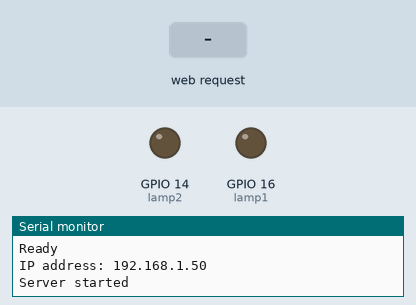
Recording of a program running on a simulated ESP8266 (NodeMCU). Shown: output pins drawn as LEDs (lit = HIGH), the last lines printed to the serial monitor. The test bench sets the inputs (shaded band). WiFi joins after 1.5 s; servers stay silent unless stated.

Above: at 2.7 s.
2.8 s: HTTP request GET /lamp1=ON received
At 3.5 s:
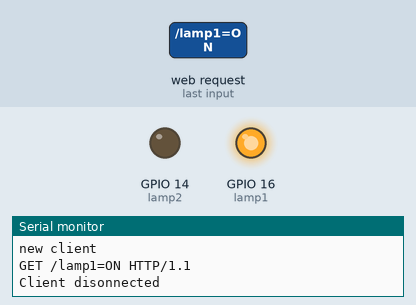
4.3 s: HTTP request GET /lamp2=ON received
At 4.7 s:
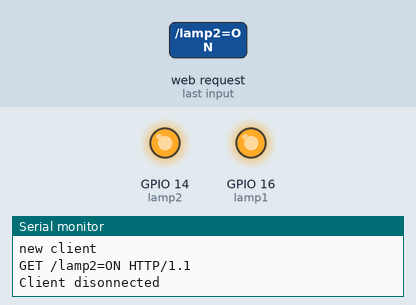
5.8 s: HTTP request GET /lamp1=OFF received
At 7.0 s:
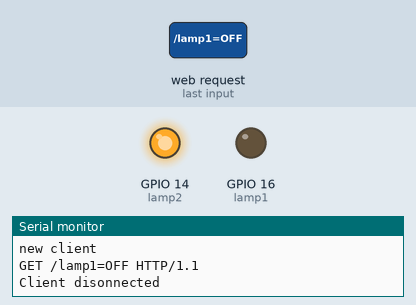
7.3 s: HTTP request GET /lamp2=OFF received
At 8.2 s:
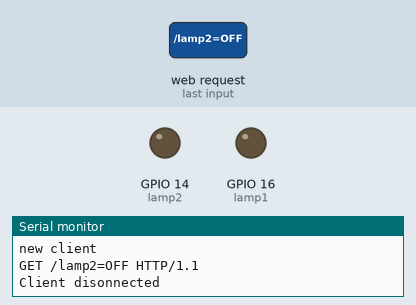
8.8 s: HTTP request GET /lamp12=ON received
At 9.3 s:
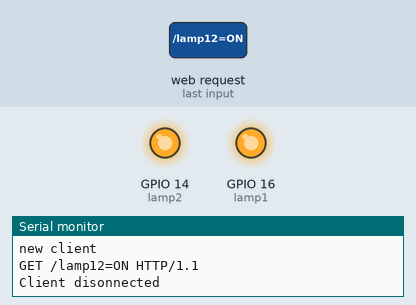
Timing chart, 0 to 11.3 s (numbered marks = the images above; inputs shaded):
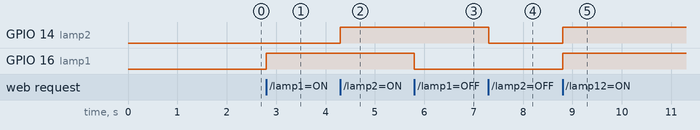

Measured:
- after the input at 2.8 s, GPIO 16 (lamp1): LOW → HIGH at once
- after the input at 4.3 s, GPIO 14 (lamp2): LOW → HIGH at once
- after the input at 5.8 s, GPIO 16 (lamp1): HIGH → LOW at once
- after the input at 7.3 s, GPIO 14 (lamp2): HIGH → LOW at once
- after the input at 8.8 s, GPIO 14 (lamp2), GPIO 16 (lamp1): LOW → HIGH at once

The program:

main.cpp
```cpp
// Coded by: Jhunu

// Includes
#include <ESP8266WiFi.h>
#include <ESP8266mDNS.h>
#include <WiFiUdp.h>
#include <Arduino.h>
#include <ArduinoOTA.h>

// Web definitions
const char* ssid = "aranha";
const char* password = "allankardec";
WiFiServer server(80);

// Pins definitions
const int lamp1 = 16; //D0
const int lamp2 = 14; //D5
const int reset = 12; //D6

// lamp states
int lamp1_state_value = 0;
int lamp2_state_value = 0;

void setup() {
  pinMode(lamp1,OUTPUT);
  pinMode(lamp2,OUTPUT);
  pinMode(reset,OUTPUT);
  digitalWrite(reset,LOW);

  Serial.begin(115200);
  Serial.println("Booting");

  WiFi.mode(WIFI_STA);
  WiFi.begin(ssid, password);

  while (WiFi.waitForConnectResult() != WL_CONNECTED) {
    Serial.println("Connection Failamp! Rebooting...");
    delay(5000);
    ESP.restart();
  }

  // OTA sequence
  // Port defaults to 8266
  ArduinoOTA.setPort(8266);

  // Hostname defaults to esp8266-[ChipID]
  ArduinoOTA.setHostname("stahliroom");

  // No authentication by default
  ArduinoOTA.setPassword("8913020");

  // Password can be set with it's md5 value1 as well
  // MD5(admin) = 21232f297a57a5a743894a0e4a801fc3
  // ArduinoOTA.setPasswordHash("21232f297a57a5a743894a0e4a801fc3");

  ArduinoOTA.onStart([]() {
    String type;
    if (ArduinoOTA.getCommand() == U_FLASH)
      type = "sketch";
    else // U_SPIFFS
      type = "filesystem";

    // NOTE: if updating SPIFFS this would be the place to unmount SPIFFS using SPIFFS.end()
    Serial.println("Start updating " + type);
  });
  ArduinoOTA.onEnd([]() {
    Serial.println("\nEnd");
  });
  ArduinoOTA.onProgress([](unsigned int progress, unsigned int total) {
    Serial.printf("Progress: %u%%\r", (progress / (total / 100)));
  });
  ArduinoOTA.onError([](ota_error_t error) {
    Serial.printf("Error[%u]: ", error);
    if (error == OTA_AUTH_ERROR) Serial.println("Auth Failed");
    else if (error == OTA_BEGIN_ERROR) Serial.println("Begin Failed");
    else if (error == OTA_CONNECT_ERROR) Serial.println("Connect Failed");
    else if (error == OTA_RECEIVE_ERROR) Serial.println("Receive Failed");
    else if (error == OTA_END_ERROR) Serial.println("End Failed");
  });

  ArduinoOTA.begin();

  // Boot sequence
  Serial.println("Stahli Project");
  Serial.println("Version 1.0.4");
  Serial.println("Ready");
  Serial.print("IP address: ");
  Serial.println(WiFi.localIP());

  // Start web server
  server.begin();
  Serial.println("Server started");
}

void loop() {
  ArduinoOTA.handle();

  WiFiClient client = server.available();
  if (!client) {
    return;
  }

  // Wait until the client sends some data
  Serial.println("new client");
  while(!client.available()){
    delay(1);
  }

  // Read the first line of the request
  String request = client.readStringUntil('\r');
  Serial.println(request);
  client.flush();

  if (request.indexOf("/lamp1=ON") != -1)  {
    lamp1_state_value = HIGH;
  }
  if (request.indexOf("/lamp1=OFF") != -1)  {
    lamp1_state_value = LOW;
  }

  if (request.indexOf("/lamp2=ON") != -1)  {
    lamp2_state_value = HIGH;
  }
  if (request.indexOf("/lamp2=OFF") != -1)  {
    lamp2_state_value = LOW;
  }

  if (request.indexOf("/lamp12=ON") != -1)  {
    lamp1_state_value = HIGH;
    lamp2_state_value = HIGH;
  }
  if (request.indexOf("/lamp12=OFF") != -1)  {
    lamp1_state_value = LOW;
    lamp2_state_value = LOW;
  }
  if (request.indexOf("/reset=TRUE") != -1)  {
    digitalWrite(lamp1, LOW);
    digitalWrite(lamp2, LOW);
    ESP.reset();
  }

  // Set lampPin according to the request
  digitalWrite(lamp1, lamp1_state_value);
  digitalWrite(lamp2, lamp2_state_value);

  // Return the response
  client.println("HTTP/1.1 200 OK");
  client.println("Content-Type: text/html");
  client.println(""); //  do not forget this one
  client.println("<!DOCTYPE HTML>");
  client.println("<html>");

  client.print("<p> Lamp 1 pin is now: ");
  if(lamp1_state_value == HIGH) {
    client.print("On </p>");
  } else {
    client.print("Off </p>");
  }

  client.print("<p> Lamp 2 pin is now: ");
  if(lamp2_state_value == HIGH) {
    client.print("On </p>");
  } else {
    client.print("Off </p>");
  }

  client.println("<br><br>");
  client.println("<a href=\"/lamp1=ON\"\"><button> Turn On Lamp 1</button></a>");
  client.println("<a href=\"/lamp1=OFF\"\"><button> Turn Off Lamp 1</button></a><br />");
  client.println("<a href=\"/lamp2=ON\"\"><button> Turn On Lamp 2</button></a>");
  client.println("<a href=\"/lamp2=OFF\"\"><button> Turn Off Lamp 2</button></a><br />");
  client.println("<a href=\"/lamp12=ON\"\"><button> Turn On Lamp 1 and 2</button></a>");
  client.println("<a href=\"/lamp12=OFF\"\"><button> Turn Off Lamp 1 and 2</button></a><br />");
  client.println("<a href=\"/reset=TRUE\"\"><button> Reset</button></a><br />");
  client.println("</html>");

  delay(1);
  Serial.println("Client disonnected");
  Serial.println("");
}
```
